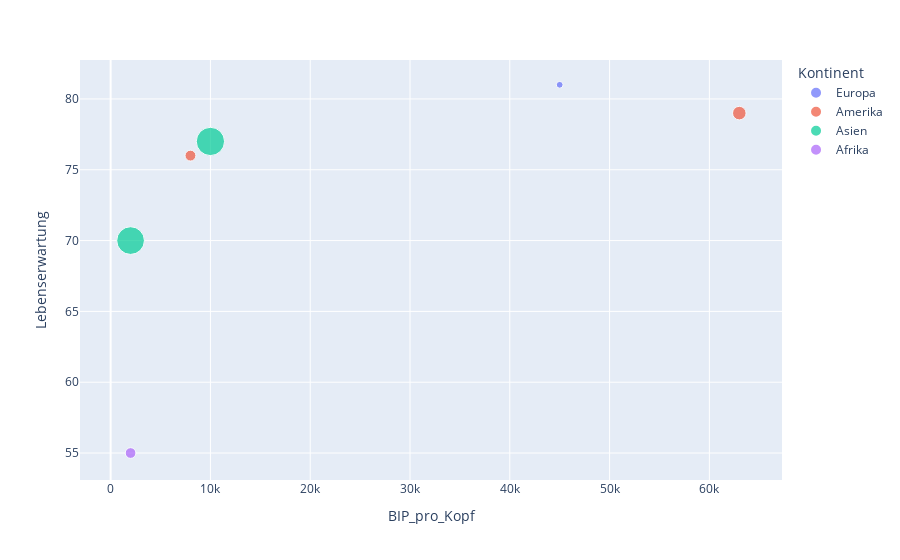

Notebook source saved alongside this figure:
### Code cell
# Diagramm mit Farbe UND Größe
fig_sized = px.scatter(
    data_frame=df_laender_stats,
    x='BIP_pro_Kopf',
    y='Lebenserwartung',
    color='Kontinent',
    size='Einwohner_Mio' # <-- Die Größe der Punkte spiegelt die Einwohnerzahl wider
)
fig_sized.show()

### Figure 1 — Plotly figure (JSON) as saved in the notebook; plotly's stock layout.template omitted (floating-point values rounded to 4 significant figures)
{"data": [{"hovertemplate": "Kontinent=Europa<br>BIP_pro_Kopf=%{x}<br>Lebenserwartung=%{y}<br>Einwohner_Mio=%{marker.size}<extra></extra>", "legendgroup": "Europa", "marker": {"color": "#636efa", "size": [83], "sizemode": "area", "sizeref": 3.598, "symbol": "circle"}, "mode": "markers", "name": "Europa", "orientation": "v", "showlegend": true, "type": "scatter", "x": [45000], "xaxis": "x", "y": [81], "yaxis": "y"}, {"hovertemplate": "Kontinent=Amerika<br>BIP_pro_Kopf=%{x}<br>Lebenserwartung=%{y}<br>Einwohner_Mio=%{marker.size}<extra></extra>", "legendgroup": "Amerika", "marker": {"color": "#EF553B", "size": [331, 212], "sizemode": "area", "sizeref": 3.598, "symbol": "circle"}, "mode": "markers", "name": "Amerika", "orientation": "v", "showlegend": true, "type": "scatter", "x": [63000, 8000], "xaxis": "x", "y": [79, 76], "yaxis": "y"}, {"hovertemplate": "Kontinent=Asien<br>BIP_pro_Kopf=%{x}<br>Lebenserwartung=%{y}<br>Einwohner_Mio=%{marker.size}<extra></extra>", "legendgroup": "Asien", "marker": {"color": "#00cc96", "size": [1439, 1380], "sizemode": "area", "sizeref": 3.598, "symbol": "circle"}, "mode": "markers", "name": "Asien", "orientation": "v", "showlegend": true, "type": "scatter", "x": [10000, 2000], "xaxis": "x", "y": [77, 70], "yaxis": "y"}, {"hovertemplate": "Kontinent=Afrika<br>BIP_pro_Kopf=%{x}<br>Lebenserwartung=%{y}<br>Einwohner_Mio=%{marker.size}<extra></extra>", "legendgroup": "Afrika", "marker": {"color": "#ab63fa", "size": [206], "sizemode": "area", "sizeref": 3.598, "symbol": "circle"}, "mode": "markers", "name": "Afrika", "orientation": "v", "showlegend": true, "type": "scatter", "x": [2000], "xaxis": "x", "y": [55], "yaxis": "y"}], "layout": {"legend": {"itemsizing": "constant", "title": {"text": "Kontinent"}, "tracegroupgap": 0}, "margin": {"t": 60}, "xaxis": {"anchor": "y", "domain": [0, 1], "title": {"text": "BIP_pro_Kopf"}}, "yaxis": {"anchor": "x", "domain": [0, 1], "title": {"text": "Lebenserwartung"}}}}
